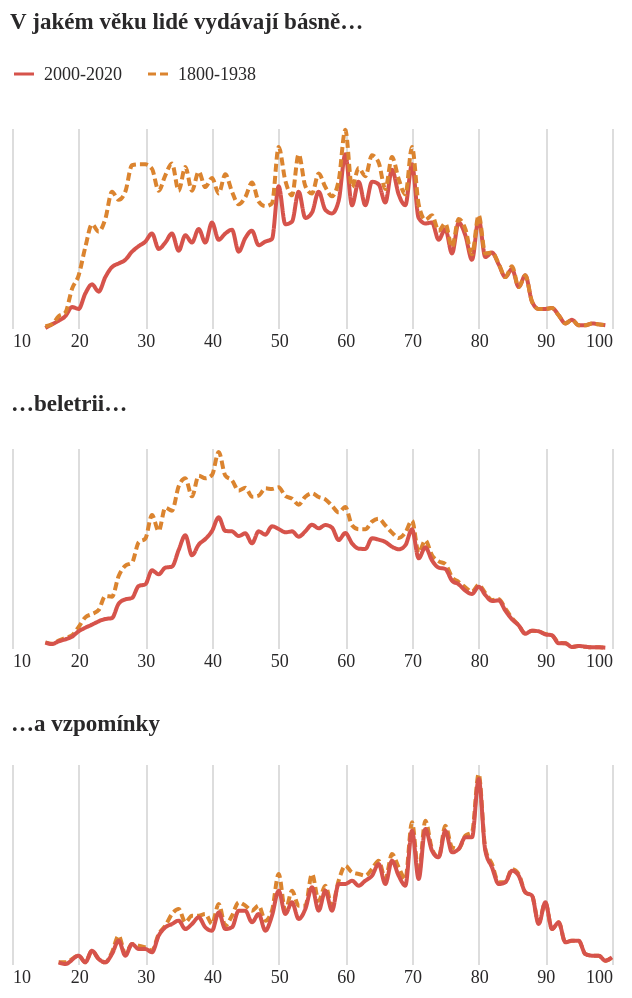

The code cell stored with this chart in its notebook:
### Code cell
alt.vconcat(tvar1, tvar2, tvar3, title=alt.Title("V jakém věku lidé vydávají básně…")).resolve_scale(x='shared').configure_view(stroke='transparent')

### Figure 1 — Vega-Lite specification as saved in the notebook (floating-point values rounded to 4 significant figures; data arrays with more than 128 entries replaced by an {"elided": "..."} marker saying what was removed)
{"config": {"title": {"font": "Noticia Text", "fontSize": 11.5, "anchor": "start", "lineHeight": 19, "fontWeight": "bolder", "subtitleFont": "Noticia Text", "subtitleFontSize": 10, "subtitleLineHeight": 15, "subtitlePadding": 10, "dy": -10, "color": "#292829", "subtitleColor": "#292829"}, "axis": {"labelFont": "Asap", "titleFont": "Asap", "fontWeight": "lighter", "titleFontWeight": "lighter", "labelFontSize": 9, "titleFontSize": 9, "labelPadding": 2, "titlePadding": 9, "domainOpacity": 0, "tickColor": "#DCDDD6", "labelColor": "#292829"}, "legend": {"labelFont": "Asap", "labelFontWeight": "normal", "titleFont": "Asap", "titleFontWeight": "normal", "labelFontSize": 9, "titleFontSize": 9, "labelColor": "#292829"}, "view": {"stroke": "transparent"}}, "vconcat": [{"data": {"name": "data-11e641fb7efffd676b4d0755b75a69c3"}, "mark": {"type": "line", "interpolate": "monotone"}, "encoding": {"color": {"field": "obdobi", "legend": {"orient": "top", "title": null}, "scale": {"range": ["#D6534B", "#DB842F"]}, "sort": ["2000-2020", "1800-1838"], "type": "nominal"}, "strokeDash": {"field": "obdobi", "legend": null, "sort": ["2000-2020", "1800-1838"], "type": "nominal"}, "x": {"axis": {"domain": false, "tickSize": 0, "title": null}, "field": "vek", "type": "quantitative"}, "y": {"axis": null, "field": "len", "stack": "zero", "type": "quantitative"}}, "height": 100, "width": 300}, {"data": {"name": "data-3e32d71bda8df247dc8ed08f7382fb26"}, "mark": {"type": "line", "interpolate": "monotone"}, "encoding": {"color": {"field": "obdobi", "legend": null, "scale": {"range": ["#D6534B", "#DB842F"]}, "sort": ["2000-2020", "1800-1838"], "type": "nominal"}, "strokeDash": {"field": "obdobi", "legend": null, "sort": ["2000-2020", "1800-1838"], "type": "nominal"}, "x": {"axis": {"domain": false, "tickSize": 0, "title": null}, "field": "vek", "type": "quantitative"}, "y": {"axis": null, "field": "len", "stack": "zero", "type": "quantitative"}}, "height": 100, "title": "…beletrii…", "width": 300}, {"data": {"name": "data-62ea45d5ca8fcb42479715463171fb38"}, "mark": {"type": "line", "interpolate": "monotone"}, "encoding": {"color": {"field": "obdobi", "legend": null, "scale": {"range": ["#D6534B", "#DB842F"]}, "sort": ["2000-2020", "1800-1838"], "type": "nominal"}, "strokeDash": {"field": "obdobi", "legend": null, "sort": ["2000-2020", "1800-1838"], "type": "nominal"}, "x": {"axis": {"domain": false, "tickSize": 0, "title": null}, "field": "vek", "type": "quantitative"}, "y": {"axis": null, "field": "len", "stack": "zero", "type": "quantitative"}}, "height": 100, "title": "…a vzpomínky", "width": 300}], "resolve": {"scale": {"x": "shared"}}, "title": {"text": "V jakém věku lidé vydávají básně…"}, "$schema": "https://vega.github.io/schema/vega-lite/v5.8.0.json", "datasets": {"data-11e641fb7efffd676b4d0755b75a69c3": {"elided": "152 records"}, "data-3e32d71bda8df247dc8ed08f7382fb26": {"elided": "158 records"}, "data-62ea45d5ca8fcb42479715463171fb38": {"elided": "142 records"}}}
